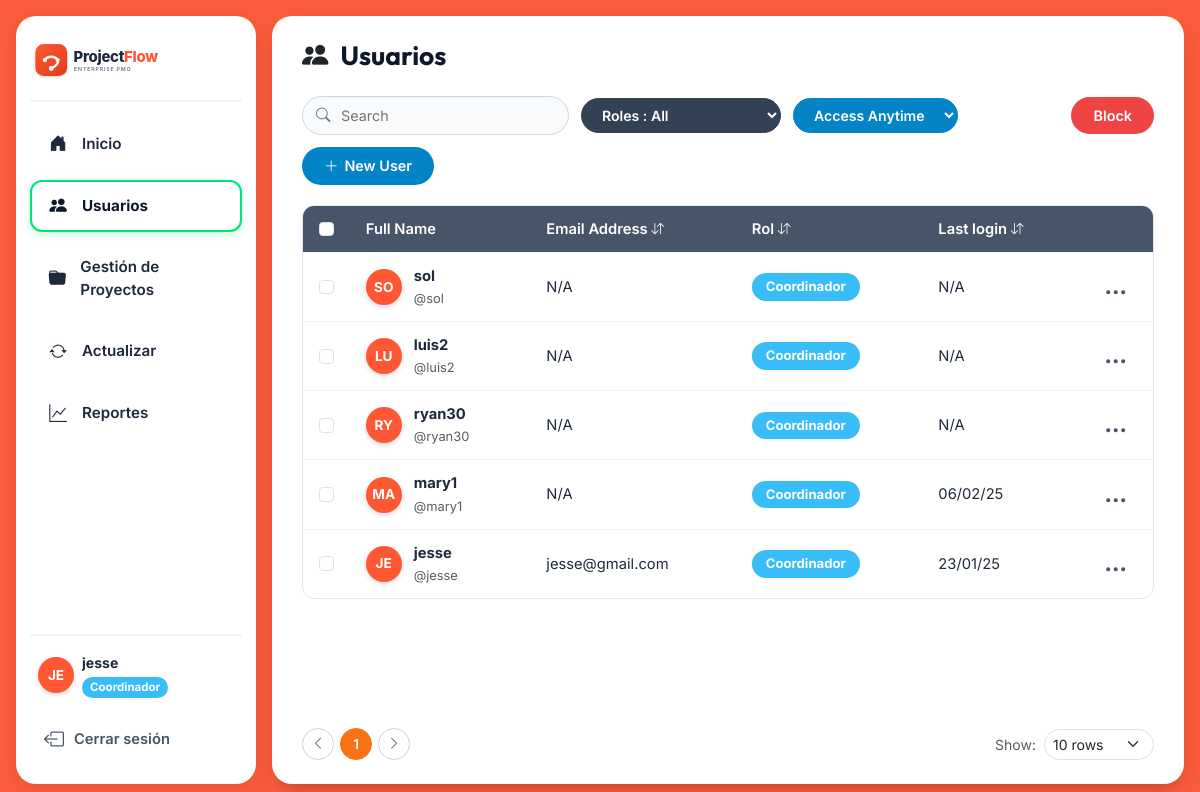
/admin_user/users/?page=2&q=&role=&rows=10 (signed in), run on an earlier commit of the app's database.
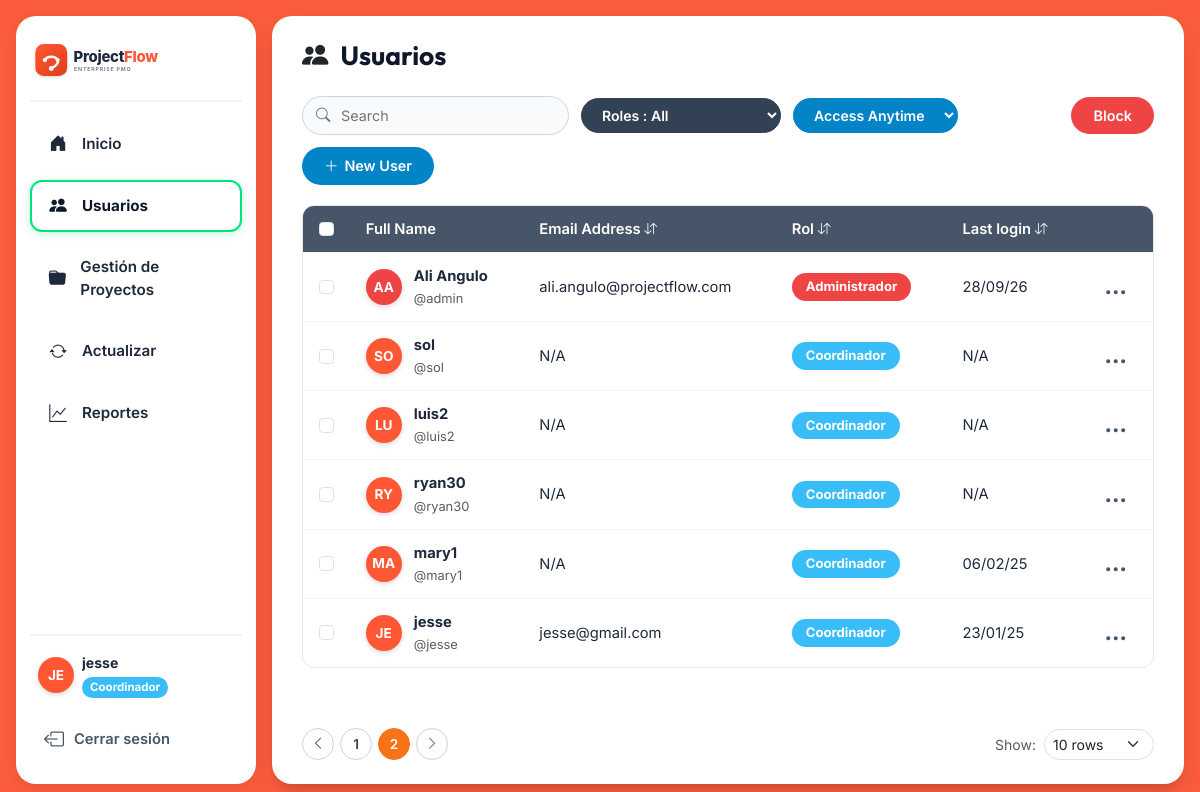
And on a later commit of the database.
### admin_user/models.py (models this page shows, shortened)
class CustomUser(AbstractUser):
    ROLE_ADMIN = 'Administrador'
    ROLE_COORDINATOR = 'Coordinador'
    ROLE_PMO = 'PMO'
    ROLE_GUEST = 'Invitado'
    ROLE_CHOICES = [
        (ROLE_ADMIN, 'Administrador'),
        (ROLE_COORDINATOR, 'Coordinador'),
        (ROLE_PMO, 'PMO'),
        (ROLE_GUEST, 'Invitado'),
    ]
    role = models.CharField(
        max_length=25,
        choices=ROLE_CHOICES,
        default=ROLE_COORDINATOR,
        verbose_name="Rol"
    )
    poo = models.CharField(
        max_length=120,
        blank=True,
        null=True,
        verbose_name="POO / Cargo"
    )
    personal_email = models.EmailField(
        blank=True,
        null=True,
        verbose_name="Correo Electrónico Personal"
    )
    phone = models.CharField(
        max_length=40,
        blank=True,
        null=True,
        verbose_name="Número de Teléfono"
    )
    avatar_color = models.CharField(
        max_length=20,
        default='#FF5733',
        verbose_name="Color de Avatar"
    )
    failed_login_attempts = models.PositiveIntegerField(
        default=0,
        verbose_name="Intentos Fallidos de Inicio de Sesión"
    )
    created_at = models.DateTimeField(auto_now_add=True, null=True, blank=True)
    updated_at = models.DateTimeField(auto_now=True, null=True, blank=True)
    class Meta:
        verbose_name = "Usuario"
        verbose_name_plural = "Usuarios"
        ordering = ['first_name', 'last_name', 'username']
    @property
    def full_name_or_username(self) -> str:
        full_name = self.get_full_name().strip()
        return full_name if full_name else self.username
    @property
    def initials(self) -> str:
        name = self.full_name_or_username
        parts = name.split()
        if len(parts) >= 2:
            return f"{parts[0][0]}{parts[1][0]}".upper()
        return name[:2].upper() if name else "US"
    @property
    def is_admin_role(self) -> bool:
        return self.is_superuser or self.role == self.ROLE_ADMIN
    @property
    def role_badge_class(self) -> str:
        badge_map = {
            self.ROLE_ADMIN: 'badge-admin',
            self.ROLE_COORDINATOR: 'badge-coordinador',
            self.ROLE_PMO: 'badge-pmo',
            self.ROLE_GUEST: 'badge-guest',
        }
        return badge_map.get(self.role, 'badge-pmo')

### admin_user/views.py (the view)
        def _wrapped_view(request: HttpRequest, *args: Any, **kwargs: Any):
            if not request.user.is_authenticated:
                return redirect('login')
            if request.user.is_superuser or request.user.role in allowed_roles:
                return view_func(request, *args, **kwargs)
            messages.error(
                request,
                f"Acceso restringido: Se requiere rol {', '.join(allowed_roles)} para esta acción."
            )
            return redirect('home')

### admin_user/views.py (called while the page is built, shortened)
def role_required(*allowed_roles):
    def decorator(view_func):
        def _wrapped_view(request: HttpRequest, *args: Any, **kwargs: Any):
            if not request.user.is_authenticated:
                return redirect('login')
            if request.user.is_superuser or request.user.role in allowed_roles:
                return view_func(request, *args, **kwargs)
            messages.error(
                request,
                f"Acceso restringido: Se requiere rol {', '.join(allowed_roles)} para esta acción."
            )
            return redirect('home')
        return _wrapped_view
    return decorator

@login_required
@role_required(CustomUser.ROLE_ADMIN)
def user_list(request: HttpRequest) -> HttpResponse:
    users_qs = CustomUser.objects.all().order_by('-date_joined')
    search_query = request.GET.get('q', '').strip()
    role_filter = request.GET.get('role', '').strip()
    if role_filter and role_filter != 'All':
        users_qs = users_qs.filter(role=role_filter)
    per_page = int(request.GET.get('rows', 10))
    paginator = Paginator(users_qs, per_page)
    page_number = request.GET.get('page', 1)
    page_obj = paginator.get_page(page_number)
    user_form = UserCreateForm()
    return render(request, 'admin_user/user_list.html', {
        'page_obj': page_obj,
        'total_users': users_qs.count(),
        'search_query': search_query,
        'role_filter': role_filter,
        'per_page': per_page,
        'user_form': user_form,
    })

### admin_user/templates/admin_user/user_list.html (shortened to what this page needs)
{% extends 'admin_user/base.html' %}
{% load static %}
{% block content %}
<div class="view-header">
    <h1 class="view-header-title">
        <i class="bi bi-people-fill text-dark"></i> Usuarios
    </h1>
</div>
<form method="GET" action="{% url 'user_list' %}" class="action-toolbar">
    <div class="search-input-pill">
        <i class="bi bi-search search-icon"></i>
        <input type="text" name="q" value="{{ search_query }}" placeholder="Search">
    </div>
    <select name="role" class="select-pill" onchange="this.form.submit()">
        <option value="All" {% if role_filter == 'All' or not role_filter %}selected{% endif %}>Roles : All</option>
    </select>
    <select class="select-pill light">
        <option selected>Access Anytime</option>
    </select>
    <button type="button" class="btn-pf-red ms-auto" id="blockBtn" onclick="alert('Selecciona un usuario del menú contextual (...) para cambiar su estado de bloqueo.')">
        Block
    </button>
    <button type="button" class="btn-pf-blue" data-bs-toggle="modal" data-bs-target="#addUserModal">
        <i class="bi bi-plus-lg"></i> New User
    </button>
</form>
<div class="pf-table-wrapper">
    <table class="pf-table">
        <thead>
            <tr>
                <th style="width: 40px;"><input type="checkbox" class="form-check-input"></th>
                <th>Full Name</th>
                <th>Email Address <i class="bi bi-arrow-down-up small"></i></th>
                <th>Rol <i class="bi bi-arrow-down-up small"></i></th>
                <th>Last login <i class="bi bi-arrow-down-up small"></i></th>
                <th style="width: 60px; text-align: center;"></th>
            </tr>
        </thead>
        <tbody>
            {% for u in page_obj %}
            <tr>
                <td><input type="checkbox" class="form-check-input"></td>
                <td>
                    <div class="user-cell">
                        <div class="user-avatar-circle" style="background-color: {{ u.avatar_color|default:'#EF4444' }};">
                            {{ u.initials }}
                        </div>
                        <div>
                            <div class="fw-bold">{{ u.full_name_or_username }}</div>
                            <small class="text-muted">@{{ u.username }}</small>
                        </div>
                    </div>
                </td>
                <td>{{ u.email|default:"N/A" }}</td>
                <td>
                    <span class="role-badge {{ u.role_badge_class }}">
                        {{ u.role }}
                    </span>
                </td>
                <td>
                    {% if u.last_login %}
                        {{ u.last_login|date:"d/m/y" }}
                    {% else %}
                        N/A
                    {% endif %}
                </td>
                <td style="text-align: center;">
                    <div class="dropdown">
                        <button class="action-dropdown-btn" type="button" data-bs-toggle="dropdown" aria-expanded="false">
                            &hellip;
                        </button>
                    </div>
                </td>
            </tr>
            {% empty %}
            <tr>
                <td colspan="6" class="text-center py-4 text-muted">
                    No se encontraron usuarios coincidentes.
                </td>
            </tr>
            {% endfor %}
        </tbody>
    </table>
</div>
<div class="table-footer">
    <div class="pagination-pills">
        {% if page_obj.has_previous %}
            <a href="?page={{ page_obj.previous_page_number }}&q={{ search_query }}&role={{ role_filter }}&rows={{ per_page }}" class="page-pill-btn">
                <i class="bi bi-chevron-left"></i>
            </a>
        {% else %}
            <span class="page-pill-btn disabled text-muted"><i class="bi bi-chevron-left"></i></span>
        {% endif %}
        {% for p in page_obj.paginator.page_range %}
            {% if p == page_obj.number %}
                <span class="page-pill-btn active">{{ p }}</span>
            {% elif p <= 4 or p == page_obj.paginator.num_pages %}
                <a href="?page={{ p }}&q={{ search_query }}&role={{ role_filter }}&rows={{ per_page }}" class="page-pill-btn">{{ p }}</a>
            {% elif p == 5 and page_obj.paginator.num_pages > 5 %}
                <span class="page-pill-btn disabled">...</span>
            {% endif %}
        {% endfor %}
        {% if page_obj.has_next %}
            <a href="?page={{ page_obj.next_page_number }}&q={{ search_query }}&role={{ role_filter }}&rows={{ per_page }}" class="page-pill-btn">
                <i class="bi bi-chevron-right"></i>
            </a>
        {% else %}
            <span class="page-pill-btn disabled text-muted"><i class="bi bi-chevron-right"></i></span>
        {% endif %}
    </div>
    <div class="d-flex align-items-center gap-2">
        <span class="small text-muted">Show:</span>
        <select class="form-select form-select-sm" style="width: 110px; border-radius: var(--pf-radius-pill);" onchange="location = this.value;">
            <option value="?rows=10&q={{ search_query }}&role={{ role_filter }}" {% if per_page == 10 %}selected{% endif %}>10 rows</option>
        </select>
    </div>
</div>
{% endblock %}

### admin_user/templates/admin_user/base.html (shortened to what this page needs)
{% load static %}
<!DOCTYPE html>
<html lang="es">
<head>
    <link href="https://cdn.jsdelivr.net/npm/bootstrap@5.3.3/dist/css/bootstrap.min.css" rel="stylesheet">
    <link rel="stylesheet" href="https://cdn.jsdelivr.net/npm/bootstrap-icons@1.11.3/font/bootstrap-icons.min.css">
    <link rel="stylesheet" href="{% static 'css/projectflow.css' %}">
</head>
<body>
    {% block layout %}
    <div class="app-wrapper">
        {% include 'admin_user/sidebar.html' %}
        <main class="app-main">
            {% block content %}{% endblock %}
        </main>
    </div>
    {% endblock %}
</body>
</html>

### admin_user/templates/admin_user/sidebar.html (shortened to what this page needs)
{% load static %}
<aside class="app-sidebar" id="appSidebar">
    <div>
        <div class="sidebar-brand">
            <a href="{% url 'home' %}" title="ProjectFlow">
                <img src="{% static 'images/projectflow-logo.svg' %}" alt="ProjectFlow Logo">
            </a>
        </div>
        <ul class="sidebar-nav">
            <li class="sidebar-nav-item {% if request.resolver_match.url_name == 'home' %}active{% endif %}">
                <a href="{% url 'home' %}">
                    <span class="sidebar-nav-icon"><i class="bi bi-house-door-fill"></i></span>
                    <span>Inicio</span>
                </a>
            </li>
            {% if user.is_authenticated and user.is_admin_role %}
            <li class="sidebar-nav-item {% if request.resolver_match.url_name in 'user_list,user_create,user_edit,user_reset_password' %}active{% endif %}">
                <a href="{% url 'user_list' %}">
                    <span class="sidebar-nav-icon"><i class="bi bi-people-fill"></i></span>
                    <span>Usuarios</span>
                </a>
            </li>
            {% endif %}
            <li class="sidebar-nav-item {% if request.resolver_match.url_name in 'project_list,project_create,project_edit,deliverable_manage' %}active{% endif %}">
                <a href="{% url 'project_list' %}">
                    <span class="sidebar-nav-icon"><i class="bi bi-folder-fill"></i></span>
                    <span>Gestión de Proyectos</span>
                </a>
            </li>
            <li class="sidebar-nav-item {% if request.resolver_match.url_name == 'project_actualizar' %}active{% endif %}">
                <a href="{% url 'project_actualizar' %}">
                    <span class="sidebar-nav-icon"><i class="bi bi-arrow-repeat"></i></span>
                    <span>Actualizar</span>
                </a>
            </li>
            <li class="sidebar-nav-item {% if request.resolver_match.url_name == 'report_view' %}active{% endif %}">
                <a href="{% url 'report_view' %}">
                    <span class="sidebar-nav-icon"><i class="bi bi-graph-up"></i></span>
                    <span>Reportes</span>
                </a>
            </li>
        </ul>
    </div>
    <div class="sidebar-footer">
        {% if user.is_authenticated %}
            <div class="d-flex align-items-center gap-2 mb-3 px-2">
                <div class="user-avatar-circle" style="background-color: {{ user.avatar_color|default:'#FA5C3C' }};">
                    {{ user.initials }}
                </div>
                <div class="overflow-hidden">
                    <div class="fw-bold text-truncate" style="font-size: 0.88rem;">{{ user.full_name_or_username }}</div>
                    <span class="role-badge {{ user.role_badge_class }}" style="min-width: auto; padding: 2px 8px; font-size: 0.72rem;">
                        {{ user.role }}
                    </span>
                </div>
            </div>
            <a href="{% url 'logout' %}" class="sidebar-logout-btn">
                <i class="bi bi-box-arrow-left fs-5"></i>
                <span>Cerrar sesión</span>
            </a>
        {% else %}
            <a href="{% url 'login' %}" class="btn btn-pf-blue w-100 justify-content-center">
                <i class="bi bi-box-arrow-in-right"></i>
                <span>Iniciar sesión</span>
            </a>
        {% endif %}
    </div>
</aside>

What changed in the data, as far as the page shows it:
added CustomUser: initials "AA", full_name_or_username "Ali Angulo", username "admin", email "ali.angulo@projectflow.com", role "Administrador", last_login "28/09/26", avatar_color "#EF4444" (drawn)
Also different on the page:
list line gone: "1"
new list line: "1"
new list line: "2"
